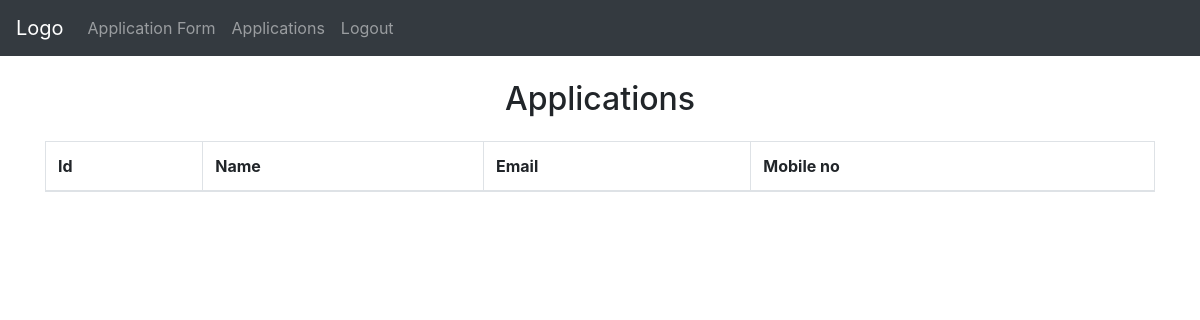
Before: /user (signed in) with the older database file.
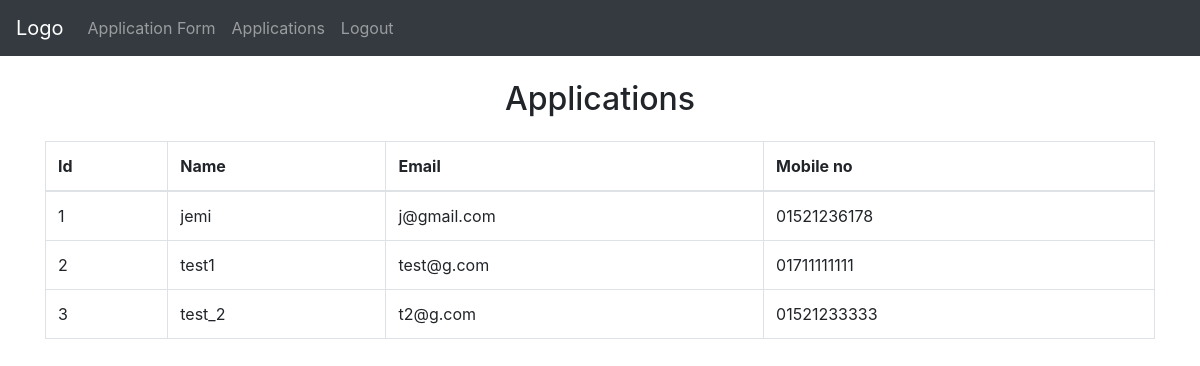
After: the same page with the newer database file.
### kludioUsers_app/models.py (models this page shows)
class users(models.Model):
    name = models.CharField(max_length=200, default='')
    email = models.EmailField(unique=True)
    phone_regex = RegexValidator(regex=r'^(?:\+?88)?01[1-9]\d{8}$',
                                 message="Invalid Mobile No.")
    mobile_no = models.CharField(validators=[phone_regex], max_length=15, unique=True)  # validators should be a list

### kludioUsers_app/views.py (the view)
# urls.py: path('user', views.user, name='user'),
@login_required
def user(request):
    user_list= users.objects.all()
    page = request.GET.get('page', 1)
    paginator = Paginator(user_list, 5)
    try:
        user = paginator.page(page)
    except PageNotAnInteger:
        user = paginator.page(1)
    except EmptyPage:
        user = paginator.page(paginator.num_pages)
    return render(request, 'users.html',{'users': user})

### templates/users.html (shortened to what this page needs)
{% extends 'navbar.html' %}
{% block content %}
<h2 align="center" style="margin-bottom:2%;">Applications</h2>
<table class="table table-bordered">
  <thead>
    <tr>
      <th>Id</th>
      <th>Name</th>
      <th>Email</th>
      <th>Mobile no</th>
    </tr>
  </thead>
  <tbody>
    {% for user in users %}
      <tr>
        <td>{{ user.id }}</td>
        <td>{{ user.name }}</td>
        <td>{{ user.email }}</td>
        <td>{{ user.mobile_no }}</td>
      </tr>
    {% endfor %}
  </tbody>
</table>
{% endblock %}

### templates/navbar.html (shortened to what this page needs)
<!DOCTYPE html>
<html lang="en">
<head>
  <link rel="stylesheet" href="https://maxcdn.bootstrapcdn.com/bootstrap/4.3.1/css/bootstrap.min.css">
</head>
<body>
<nav class="navbar navbar-expand-sm bg-dark navbar-dark">
  <a class="navbar-brand" href="">Logo</a>
  <ul class="navbar-nav">
    <li class="nav-item">
       <a class="nav-link" href="{% url 'user_form' %}">Application Form</a>
    </li>
    {% if user.is_authenticated %}
        <li class="nav-item">
          <a class="nav-link" href="{% url 'user' %}">Applications</a>
        </li>
        <li class="nav-item">
          <a class="nav-link" href="{% url 'logout' %}">Logout</a>
        </li>
    {% else %}
        <li class="nav-item">
          <a class="nav-link" href="{% url 'login' %}">Login</a>
        </li>
    {% endif %}
  </ul>
</nav>
<br>
<div class="container">
  {% block content %}{% endblock %}
</div>
</body>
</html>

Changed rows visible on the page:
added users: id "1", name "jemi", email "j@gmail.com", mobile_no "01521236178"
added users: id "2", name "test1", email "test@g.com", mobile_no "01711111111"
added users: id "3", name "test_2", email "t2@g.com", mobile_no "01521233333"
